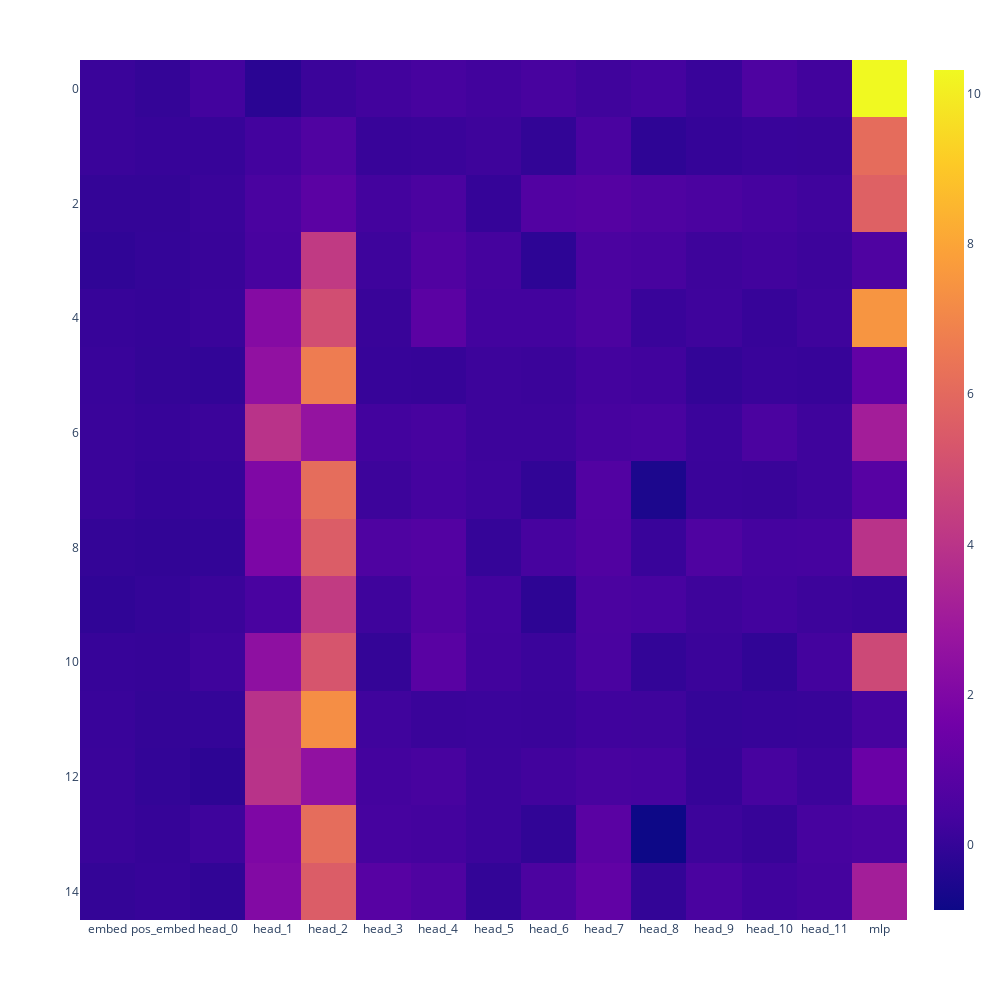

The notebook cell saved with this chart:
### Code cell
def logit_attribution(model, s, start=0):
    tokens = tokenizer(s, return_tensors='pt').input_ids
    with model.trace(tokens):
        embed = model.embed.output.save()
        pos_embed = model.pos_embed.output.save()
        result = model.blocks[0].attn.Result.output.save()
        mlp = model.blocks[0].linear2.output.save()

    W_U_correct_tokens = model.unembed.W_U[:, tokens[0,start+1:]]
    embed_attr = einops.einsum(W_U_correct_tokens, embed[0,start:-1,:], "emb seq, seq emb -> seq")
    pos_embed_attr = einops.einsum(W_U_correct_tokens, pos_embed[0,start:-1,:], "emb seq, seq emb -> seq")
    attn_attributions = einops.einsum(W_U_correct_tokens, result[0,start:-1,:,:], "emb seq, seq nhead emb -> seq nhead")
    mlp_attributions = einops.einsum(W_U_correct_tokens, mlp[0,start:-1,:], "emb seq, seq emb -> seq")
    return torch.concat([embed_attr.unsqueeze(-1), pos_embed_attr.unsqueeze(-1), attn_attributions, mlp_attributions.unsqueeze(-1)], dim=-1)

s = "<}]#]',[;-(+={',[;-(+={',[;-(+={',"
la = logit_attribution(model ,s ,start=8)
col_names = ["embed","pos_embed"] + [f"head_{i}" for i in range(12)]+["mlp"]
px.imshow(la.cpu().detach(),
          x =  col_names,
          width = 1000,
          height = 1000)

### Figure 1 — Plotly figure (JSON) as saved in the notebook; plotly's stock layout.template omitted (floating-point values rounded to 4 significant figures; data arrays with more than 128 entries replaced by an {"elided": "..."} marker saying what was removed)
{"data": [{"coloraxis": "coloraxis", "hovertemplate": "x: %{x}<br>y: %{y}<br>color: %{z}<extra></extra>", "name": "0", "type": "heatmap", "x": ["embed", "pos_embed", "head_0", "head_1", "head_2", "head_3", "head_4", "head_5", "head_6", "head_7", "head_8", "head_9", "head_10", "head_11", "mlp"], "xaxis": "x", "yaxis": "y", "z": {"elided": "15x15 float values"}}], "layout": {"coloraxis": {"colorscale": [[0, "#0d0887"], [0.1111, "#46039f"], [0.2222, "#7201a8"], [0.3333, "#9c179e"], [0.4444, "#bd3786"], [0.5556, "#d8576b"], [0.6667, "#ed7953"], [0.7778, "#fb9f3a"], [0.8889, "#fdca26"], [1, "#f0f921"]]}, "height": 1000, "margin": {"t": 60}, "width": 1000, "xaxis": {"anchor": "y", "constrain": "domain", "domain": [0, 1], "scaleanchor": "y"}, "yaxis": {"anchor": "x", "autorange": "reversed", "constrain": "domain", "domain": [0, 1]}}}
